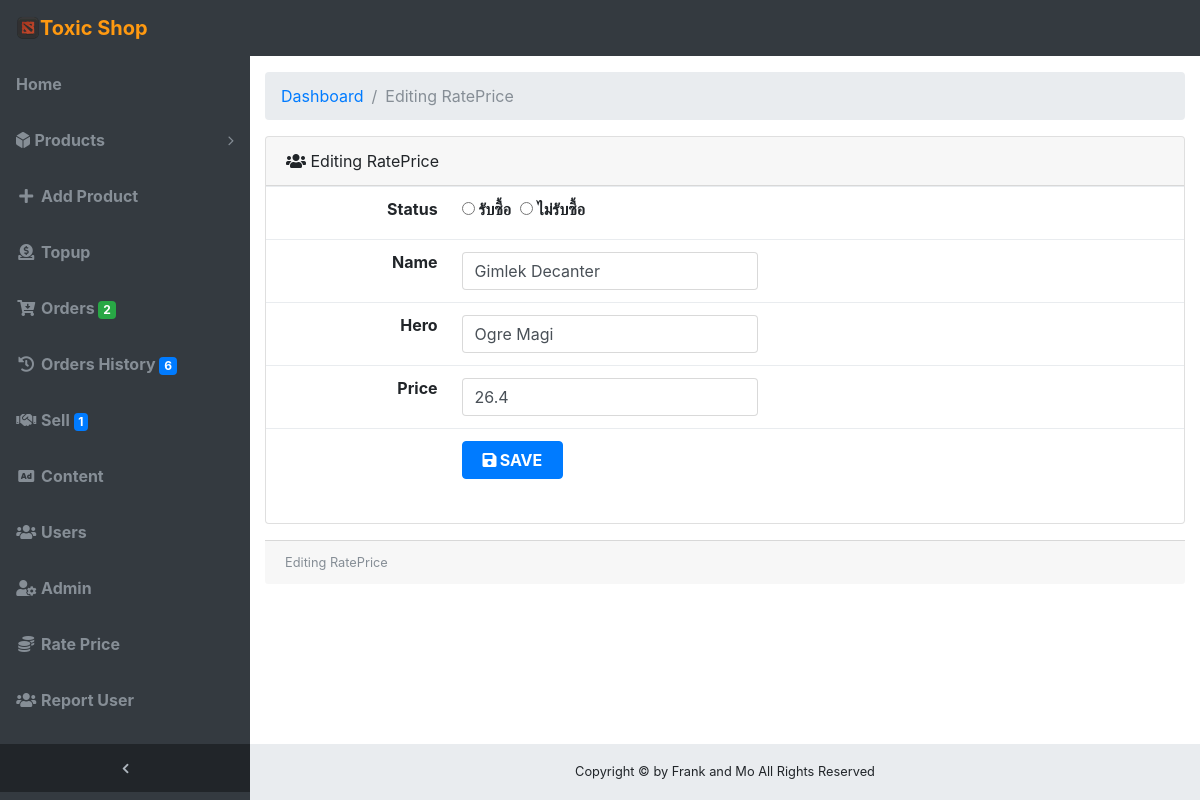
The app's page /dashboard/editrateprice.php?rp_id=1 (signed in) with its own data.
### tables this page shows
CREATE TABLE `rateprice` (
  `rp_id` int(11) NOT NULL,
  `rp_name` varchar(255) NOT NULL,
  `rp_price` float NOT NULL,
  `rp_hero` varchar(255) NOT NULL,
  `rp_status` varchar(1) NOT NULL
);

### dashboard/editrateprice.php (the view, shortened to what this page needs)
<?php
  require_once '../config/check.php';
  require_once '../config/connectdb.php';
  $sqlrateprice= "SELECT * FROM rateprice Where rp_id = '".$_GET['rp_id']."'";
  $resultrateprice = mysqli_query($conn,$sqlrateprice);
  $datarateprice = mysqli_fetch_array($resultrateprice);
?>
<!DOCTYPE html>
<html lang="en">
  <head>
    <link href="vendor/bootstrap/css/bootstrap.min.css" rel="stylesheet">
  <link rel="stylesheet" href="https://use.fontawesome.com/releases/v5.7.2/css/all.css">
    <link href="vendor/datatables/dataTables.bootstrap4.css" rel="stylesheet">
    <link href="css/sb-admin.css" rel="stylesheet">
  </head>
  <body class="fixed-nav sticky-footer bg-dark" id="page-top">
    <?php require_once 'navbar.php'; ?>
    <ul class="navbar-nav sidenav-toggler">
          <li class="nav-item">
            <a class="nav-link text-center" id="sidenavToggler">
              <i class="fa fa-fw fa-angle-left"></i>
            </a>
          </li>
        </ul>
      </div>
    </nav>
    <div class="content-wrapper">
      <div class="container-fluid">
        <ol class="breadcrumb">
          <li class="breadcrumb-item">
            <a href="index.php">Dashboard</a>
          </li>
          <li class="breadcrumb-item active">Editing RatePrice</li>
        </ol>
        <div class="card mb-3">
          <div class="card-header">
            <i class="fas fa-users"></i>
            Editing RatePrice
          </div>
            <form method="post" action="" enctype="multipart/form-data">
            <div class="table-responsive">
              <table class="table " width="50%" cellspacing="0">
                <tbody>
                  <tr>
                    <td width="20%" align="right">  <label for="u_id"><b>Status </b></label></td>
                    <td width="80%" >
                    <input required name="rp_status" type="radio" value="1" ><b> รับซื้อ</b>&nbsp;
                    <input required name="rp_status" type="radio" value="2" ><b> ไม่รับซื้อ</b>&nbsp;
                    </td>
                  </tr>
                  <tr>
                    <td width="20%" align="right">  <label for="name"><b>Name</b></label></td>
                    <td width="80%" ><input class="form-control col-5" id="name" name="name" type="text" placeholder="" required value="<?php echo $datarateprice['rp_name'];?>"></td>
                  </tr>
                  <tr>
                    <td width="20%" align="right">  <label for="hero"><b>Hero</b></label></td>
                    <td width="80%" ><input class="form-control col-5" id="hero" name="hero" type="text" placeholder=""  value="<?php echo $datarateprice['rp_hero'];?>"></td>
                  </tr>
                  <tr>
                    <td width="20%" align="right">  <label for="price"><b>Price</b></label></td>
                    <td width="80%" ><input class="form-control col-5" id="price" name="price" type="text" placeholder="" required value="<?php echo $datarateprice['rp_price'];?>"></td>
                  </tr>
                  <tr>
                  <td></td>
                    <td align="left"><button id="submit" name="submit" class="btn btn-primary">&nbsp;<i class="fas fa-save fa-fw"></i><b>SAVE &nbsp;</b></button>
                    </td>
                  </tr>
                </tbody>
    </table>
    </div>
    </form>
          </div>
          <div class="card-footer small text-muted">
          Editing RatePrice
          </div>
        </div>
      </div>
    <?php require_once 'footer.php'; ?>
  </body>
</html>

### dashboard/css/sb-admin.css (style rules this page uses)
html { position: relative; min-height: 100%; }
body.sticky-footer { margin-bottom: 56px; }
body.sticky-footer .content-wrapper { min-height: calc(100vh - 56px - 56px); }
body.fixed-nav { padding-top: 56px; }
.content-wrapper { min-height: calc(100vh - 56px); padding-top: 1rem; }
#mainNav .navbar-collapse .navbar-nav .nav-item .nav-link { cursor: pointer; }
#mainNav .navbar-collapse .sidenav-toggler { display: none; }
#mainNav.fixed-top .sidenav-toggler { display: none; }
@media (min-width: 992px) { #mainNav.fixed-top .sidenav-toggler { position: absolute; top: 0; left: 0; display: flex; overflow-x: hidden; overflow-y: auto; -webkit-flex-direction: column; -ms-flex-direction: column; flex-direction: column; margin-top: calc(100vh - 56px); } }
@media (min-width: 992px) { #mainNav.fixed-top .sidenav-toggler > .nav-item { width: 250px; padding: 0; } }
@media (min-width: 992px) { #mainNav.fixed-top .sidenav-toggler > .nav-item > .nav-link { padding: 1em; } }
#mainNav.fixed-top.navbar-dark .sidenav-toggler { background-color: #212529; }
#mainNav.fixed-top.navbar-dark .sidenav-toggler a i { color: #adb5bd; }
.content-wrapper { overflow-x: hidden; background: white; }
@media (min-width: 992px) { .content-wrapper { margin-left: 250px; } }
#sidenavToggler i { font-weight: 800; }

### records on screen
rateprice: name "Gimlek Decanter", hero "Ogre Magi", price "26.4"

### other values on screen
$datacount['total'] "2"
$datacount1['total1'] "6"
$datacount2['total2'] "1"
